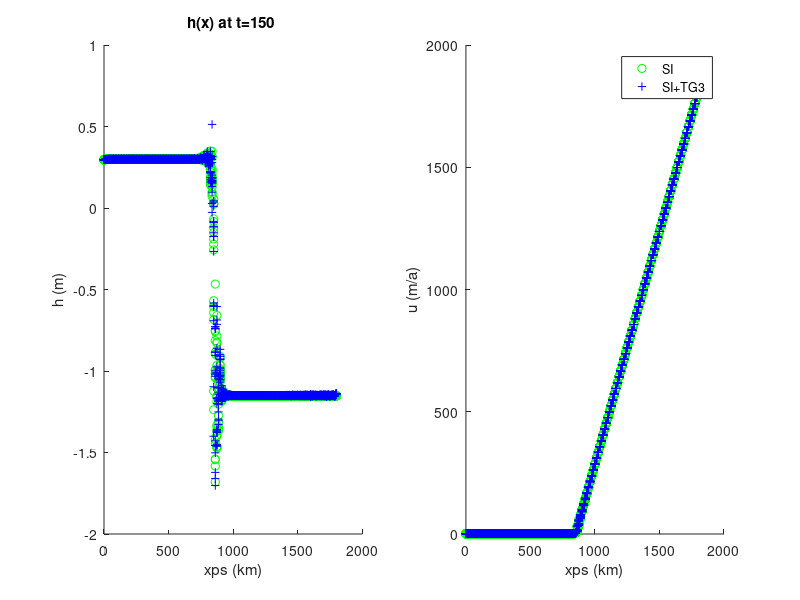

MATLAB code to generate this figure:
close all
figure(1000)

% %
% subplot(1,2,1)
% load test-TG30-Implicit0   ; coordinates=MUA.coordinates ;
% CtrlVar=CtrlVarInRestartFile;
% 
% hold on
% x=coordinates(:,1) ;
% [xsorted,I]=sort(x);
% plot(x(I)/CtrlVar.PlotXYscale,dhdt(I),'c+')
% xlabel('xps (km)') ; ylabel('h (m)') ;
% hold on
% title(sprintf('h(x) at t=%g ',time))
% hold off
% 
% subplot(1,2,2)
% plot(x(I)/CtrlVar.PlotXYscale,u(I),'c+')
% xlabel('xps (km)') ; ylabel('u (m/a)') ;
% %
% subplot(1,2,1)
% load test-TG31-Implicit0   ; coordinates=MUA.coordinates ;
% CtrlVar=CtrlVarInRestartFile;
% hold on
% x=coordinates(:,1) ;
% [xsorted,I]=sort(x);
% plot(x(I)/CtrlVar.PlotXYscale,dhdt(I),'ro')
% xlabel('xps (km)') ; ylabel('h (m)') ;
% hold on
% title(sprintf('h(x) at t=%g ',time))
% subplot(1,2,2)
% hold on
% plot(x(I)/CtrlVar.PlotXYscale,u(I),'ro')
% xlabel('xps (km)') ; ylabel('u (m/a)') ;

%
subplot(1,2,1)
load test-TG30-Implicit1   ; coordinates=MUA.coordinates ;
CtrlVar=CtrlVarInRestartFile;
hold on
x=coordinates(:,1) ;
[xsorted,I]=sort(x);
plot(x(I)/CtrlVar.PlotXYscale,dhdt(I),'go')
xlabel('xps (km)') ; ylabel('h (m)') ;
hold on
title(sprintf('h(x) at t=%g ',time))
subplot(1,2,2)
hold on
plot(x(I)/CtrlVar.PlotXYscale,u(I),'go')
xlabel('xps (km)') ; ylabel('u (m/a)') ;
%
subplot(1,2,1)
load test-TG31-Implicit1   ; coordinates=MUA.coordinates ;
CtrlVar=CtrlVarInRestartFile;
hold on
x=coordinates(:,1) ;
[xsorted,I]=sort(x);
plot(x(I)/CtrlVar.PlotXYscale,dhdt(I),'b+')
xlabel('xps (km)') ; ylabel('h (m)') ;
hold on
title(sprintf('h(x) at t=%g ',time))
subplot(1,2,2)
hold on
plot(x(I)/CtrlVar.PlotXYscale,u(I),'b+')
xlabel('xps (km)') ; ylabel('u (m/a)') ;
%
%
legend('SI','SI+TG3','FI','FI+TG3')
